Frame 1 (no input): blank canvas, image omitted
Frame 60 (the mouse pressed at the canvas centre just before this capture): blank canvas, image omitted
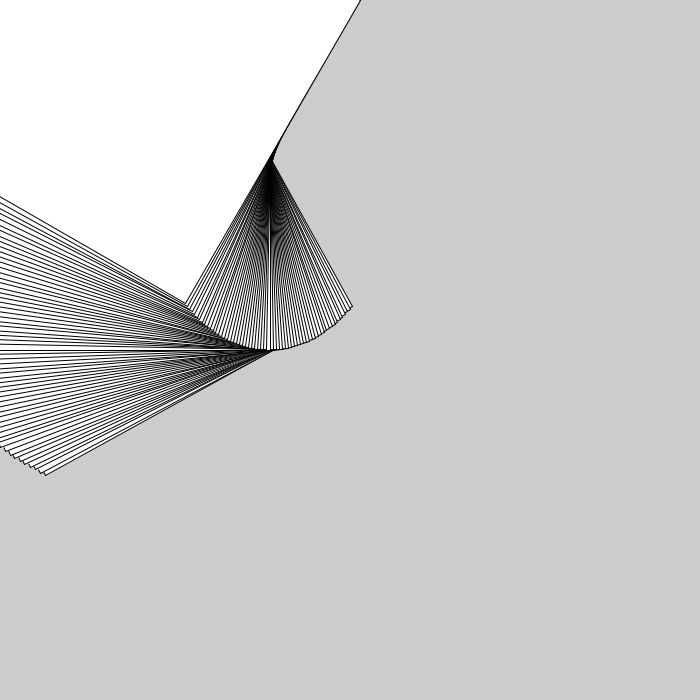
Frame 120 (the mouse held since frame 60 and released just before this capture)

The Processing sketch whose frames 1 and 60 were blank and that drew this single picture after the mouse press (run headless with seeded random() and noise(); from frame 60 on, the mouse is pressed at the canvas centre):

// Processing sketch: coolDrawingStuff
// ── coolDrawingStuff.pde
int x = 0;
int y = 0;

void setup() {
  size(700, 700);
}

void draw() {
  if(x > width + 100){
    x = -100;
    y += 70;
  }else{
    x+=3;
  }
  
  pushMatrix();
  translate(x, y);
  rotate (radians(frameCount));
  fill(255);
  rect(0,0, mouseX, mouseY);
  popMatrix();
}
